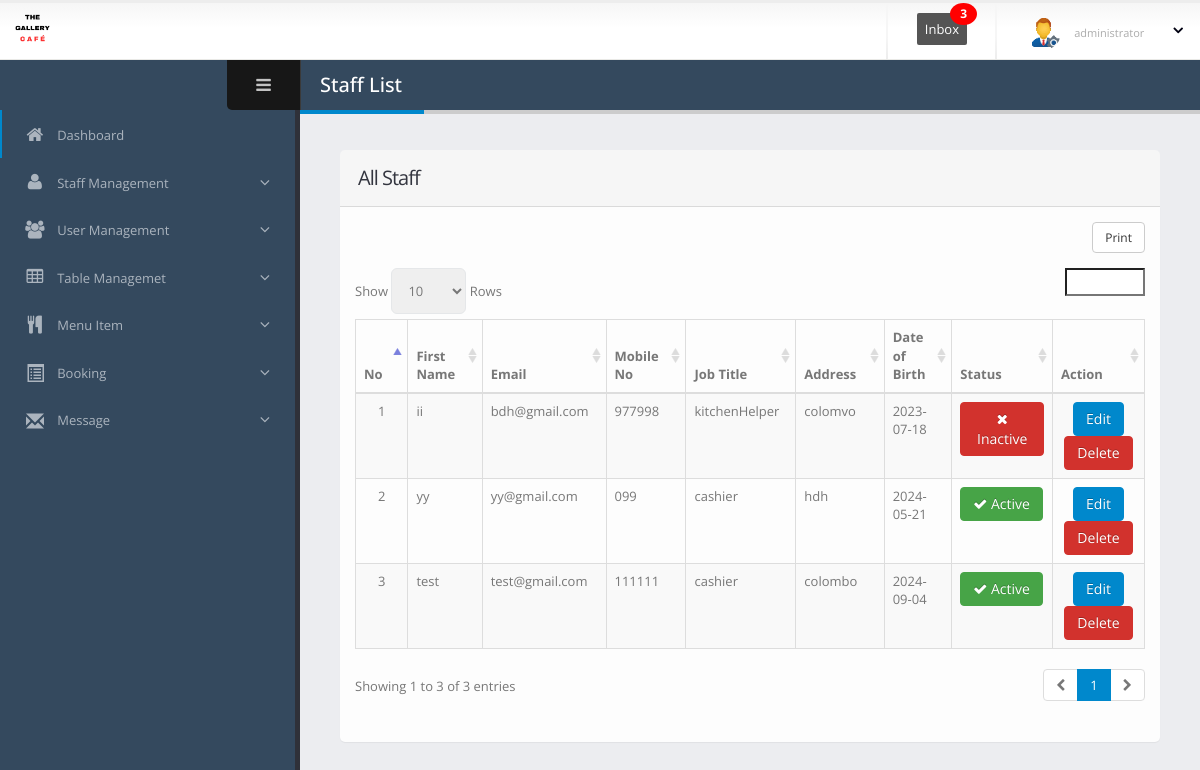
Page /dashboard/staff-manage.php (signed in) on the committed database.
### tables this page shows
CREATE TABLE `staff` (
  `empId` int(11) NOT NULL,
  `firstName` varchar(100) DEFAULT NULL,
  `lastName` varchar(100) DEFAULT NULL,
  `email` varchar(100) DEFAULT NULL,
  `jobTitle` varchar(50) DEFAULT NULL,
  `mobileNo` varchar(15) DEFAULT NULL,
  `addr` varchar(255) DEFAULT NULL,
  `nic` varchar(20) DEFAULT NULL,
  `dob` date DEFAULT NULL,
  `password` varchar(255) DEFAULT NULL,
  `photo` varchar(255) DEFAULT NULL,
  `status` int(10) NOT NULL
);

### dashboard/staff-manage.php (the view, shortened to what this page needs)
<?php include 'main/header.php';
?>
<body>
    <section class="body">
        <?php include 'main/top-bar.php'; ?>
        <div class="inner-wrapper">
            <?php include 'main/left-bar.php'; ?>
            <section role="main" class="content-body">
                <header class="page-header">
                    <h2>Staff List</h2>
                </header>
                <section class="panel">
                    <header class="panel-heading">
                        <h2 class="panel-title">All Staff</h2>
                    </header>
                    <div class="panel-body">
						<table class="table table-bordered table-striped mb-none" id="datatable-tabletools" data-swf-path="assets/vendor/jquery-datatables/extras/TableTools/swf/.swf">
                            <thead>
                                <tr>
                                    <th>No</th>
                                    <th>First Name</th>
                                    <th>Email</th>
                                    <th>Mobile No</th>
                                    <th>Job Title</th>
                                    <th>Address</th>
                                    <th>Date of Birth</th>
                                    <th>Status</th>
                                    <th class="hidden-phone">Action</th>
                                </tr>
                            </thead>
                            <tbody>
                                <?php
                                $con = connect();
                                $sql = "SELECT * FROM `staff`;";
                                $result = $con->query($sql);
                                $count = 1;
                                foreach ($result as $r) {
                                ?>
                                <tr class="gradeX">
                                    <td class="center hidden-phone"><?php echo $count; ?></td>
                                    <td><?php echo $r['firstName']; ?></td>
                                    <td><?php echo $r['email']; ?></td>
                                    <td><?php echo $r['mobileNo']; ?></td>
                                    <td><?php echo $r['jobTitle']; ?></td>
                                    <td><?php echo $r['addr']; ?></td>
                                    <td><?php echo $r['dob']; ?></td>
                                    <td id="status-<?php echo $r['empId']; ?>">
                                        <button class="btn
                                            <?php
                                                if ($r['status'] == 1) {
                                                    echo 'btn-success';
                                                } elseif ($r['status'] == 9) {
                                                    echo 'btn-danger';
                                                } elseif ($r['status'] == 0) {
                                                    echo 'btn-warning';
                                                }
                                            ?> btn-toggle"
                                            onclick="confirmToggle(<?php echo $r['empId']; ?>, <?php echo $r['status']; ?>)">
                                            <i class="fa
                                                <?php
                                                    if ($r['status'] == 1) {
                                                        echo 'fa-check';
                                                    } elseif ($r['status'] == 9) {
                                                        echo 'fa-times';
                                                    } else {
                                                        echo 'fa-clock';
                                                    }
                                                ?>"></i>
                                            <?php
                                                if ($r['status'] == 1) {
                                                    echo " Active";
                                                } elseif ($r['status'] == 9) {
                                                    echo " Inactive";
                                                } else {
                                                    echo " Pending";
                                                }
                                            ?>
                                        </button>
                                    </td>
                                    <td class="center hidden-phone">
                                        <a href="staff-edit.php?id=<?php echo $r['empId']; ?>" class="btn btn-primary">Edit</a>
                                        <a href="staff-delete.php?empId=<?php echo $r['empId']; ?>"" class="btn btn-danger" onclick="return confirm('Are you sure?');">Delete</a>
                                    </td>
                                </tr>
                                <?php $count++; } ?>
                            </tbody>
                        </table>
                    </div>
                </section>
            </section>
        </div>
    </section>
</body>
</html>

### dashboard/assets/stylesheets/skins/default.css (style rules this page uses)
a, .btn-link { color: #0088cc; }
body .btn-primary { color: #ffffff; text-shadow: 0 -1px 0 rgba(0, 0, 0, 0.25); background-color: #0088cc; border-color: #0088cc; }
body .btn-success { color: #ffffff; text-shadow: 0 -1px 0 rgba(0, 0, 0, 0.25); background-color: #47a447; border-color: #47a447; }
body .btn-danger { color: #ffffff; text-shadow: 0 -1px 0 rgba(0, 0, 0, 0.25); background-color: #d2322d; border-color: #d2322d; }
.page-header h2 { border-bottom-color: #0088cc; }

### dashboard/staff-manage.php (style rules this page uses)
.btn-toggle { transition: background-color 0.3s ease, color 0.3s ease; }

### rows in the picture
staff: firstName "ii", email "bdh@gmail.com", mobileNo "977998", jobTitle "kitchenHelper", addr "colomvo", dob "2023-07-18", status 9 (drawn)
staff: firstName "yy", email "yy@gmail.com", mobileNo "099", jobTitle "cashier", addr "hdh", dob "2024-05-21", status 1 (drawn)
staff: firstName "test", email "test@gmail.com", mobileNo "111111", jobTitle "cashier", addr "colombo", dob "2024-09-04", status 1 (drawn)
